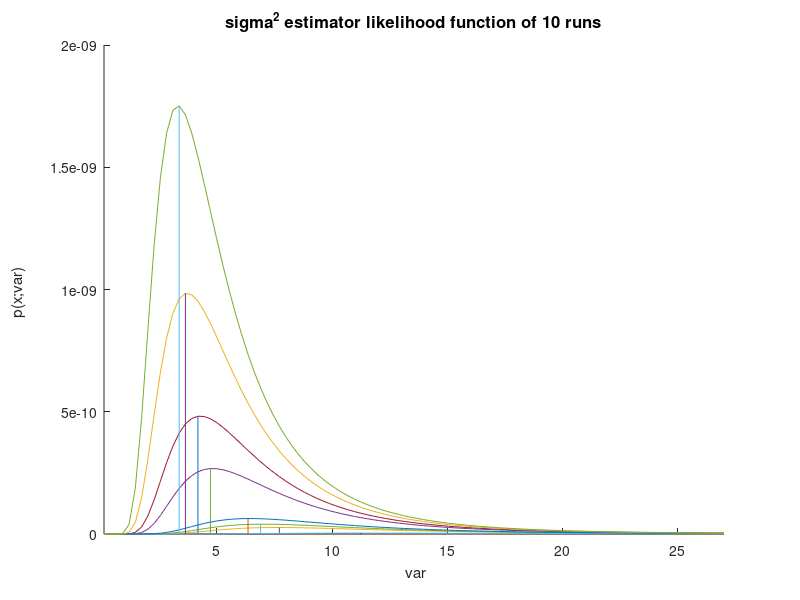
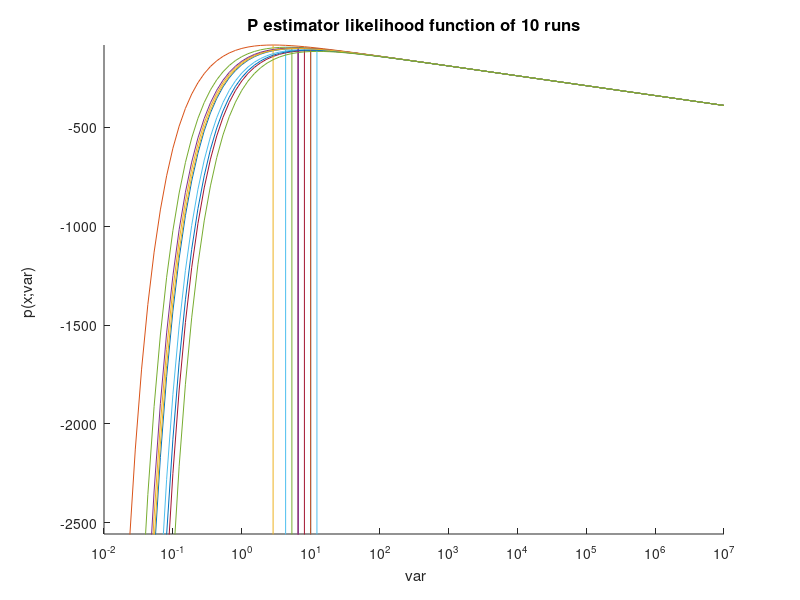

These figures' MATLAB source, in order:
clear;
close all;
clf reset;
pkg load communications

% given parameters
N = 10;
var_x = 9;
n_runs = 10;

% to increase resolution
n_dots = 1e2;

%%%%%%%%%%%%%%%%%%%%%%%%%%%%%%%%%%%%%%%%%%%%%%%%%%%%%%%%%%%%%%%%%%%%%%%%%%%%%%%

% range of variance where the grid-search is performed on
var_range = linspace(0.1, 3*var_x, n_dots);

% helping variable
p_sigma = zeros(n_runs, length(var_range));

figure(1);
hold on

for j = 1:n_runs

  %x = wgn(1,N,var_x,'linear');
  x = sqrt(var_x)*randn(1,N);

  for i = 1:n_dots
    p_sigma(j,i) = (1 / (2 * pi * var_range(i)).^(N/2)) * e.^(-(1/(2*var_range(i))) * sum((x-mean(x)).^2));
  end

  i_max = find(p_sigma(j,:) == max(p_sigma(j,:)));
  plot(var_range, p_sigma(j,:));
  plot([var_range(i_max) var_range(i_max)],[min(p_sigma(j,:)((isfinite(p_sigma(j,:))))) max(p_sigma(j,:))]);

end

hold off
xlim([min(var_range) max(var_range)]);
%ylim([min(p_sigma(j,:)((isfinite(p_sigma(j,:))))) max(max(p_sigma))]);
title(sprintf('\sigma^2 estimator likelihood function of %d runs', n_runs),'FontSize', 12);
xlabel ("\n var");
ylabel ("p(x;var) \n\n\n");

%%%%%%%%%%%%%%%%%%%%%%%%%%%%%%%%%%%%%%%%%%%%%%%%%%%%%%%%%%%%%%%%%%%%%%%%%%%%%%%

% range of variance where the grid-search is performed on
var_range = logspace(-2, 7, n_dots);

% helping variable
p_power = zeros(n_runs, length(var_range));

figure(2);
hold on

for j = 1:n_runs

  %x = wgn(1,N,var_x,'linear');
  x = sqrt(var_x)*randn(1,N);

  for i = 1:n_dots
      p_power(j,i) = 10 * log10((1. / (2 * pi * var_range(i)).^(N/2)) * e.^(-(1/(2*var_range(i))) * sum((x-mean(x)).^2)));
  end

  i_max = find(p_power(j,:) == max(p_power(j,:)));
  plot(var_range, p_power(j,:));
  plot([var_range(i_max) var_range(i_max)],[min(p_power(j,:)((isfinite(p_power(j,:))))) max(p_power(j,:))]);

end

hold off
set(gca, 'XScale', 'log');
xlim([min(var_range) max(var_range)]);
ylim([0.8*min(p_power((isfinite(p_power)))) max(max(p_power))]);
title(sprintf('P estimator likelihood function of %d runs', n_runs),'FontSize', 12);
xlabel ("\n var");
ylabel ("p(x;var) \n\n\n");

%%%%%%%%%%%%%%%%%%%%%%%%%%%%%%%%%%%%%%%%%%%%%%%%%%%%%%%%%%%%%%%%%%%%%%%%%%%%%%%
